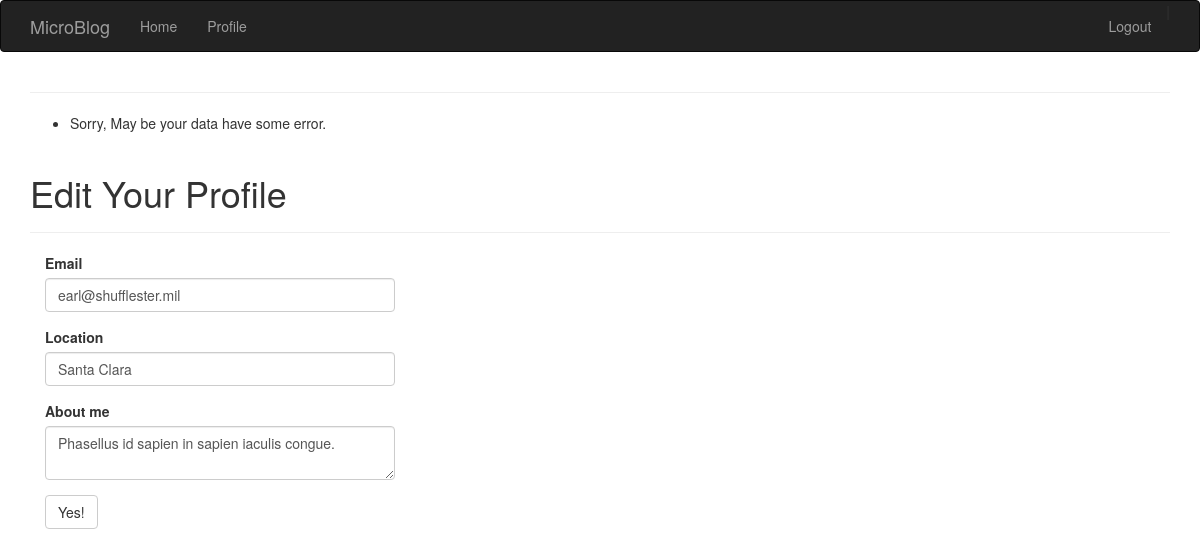
/edit-profile/1 (signed in), run on the app's committed database.
### app/models.py (models this page shows, shortened)
class User(db.Model):
    id = db.Column(db.Integer, primary_key = True)
    name = db.Column(db.String(64), index = True, unique = True)
    email = db.Column(db.String(120), index = True, unique = True)
    role_id = db.Column(db.Integer, db.ForeignKey('role.id'))
    password_hash = db.Column(db.String(128))
    posts = db.relationship('Post', backref = 'author', lazy = 'dynamic')
    location = db.Column(db.String(64))
    about_me = db.Column(db.String(140))
    member_since = db.Column(db.DateTime(), default=datetime.now)
    last_seen = db.Column(db.DateTime(), default=datetime.now)
    avatar_hash = db.Column(db.String(32))
    @property
    def password(self):
        raise AttributeError('password is not a readable attribute')

### app/views.py (the view)
@app.route('/edit-profile/<int:user_id>', methods=['GET','POST'])
@login_required
def edit_profile(user_id):
    user = User.query.filter(User.id == user_id).first()
    if not user:
        flash('The user is not exist!')
        return redirect(url_for('edit_profile',user_id = current_user.id))
    if user_id != current_user.id:
        flash('Sorry, you can only edit your own profile!', 'error')
        return redirect(url_for('edit_profile',user_id = current_user.id))
    form = EditProfileForm()
    if form.validate_on_submit():
        user.email = form.email.data
        user.avatar_hash= hashlib.md5(
            form.email.data.encode('utf-8')).hexdigest()
        user.location = form.location.data
        user.about_me = form.about_me.data
        try:
            db.session.add(user)
            db.session.commit()
        except:
            flash("Database error!")
            return redirect(url_for("user", user_id=user_id))
        flash("Your profile has been update!")
    else:
        flash("Sorry, May be your data have some error.")
    form.email.data = user.email
    form.location.data = user.location
    form.about_me.data = user.about_me
    return render_template('edit_profile.html',
                            form = form)

### app/forms.py (shortened to what this page needs)
class EditProfileForm(FlaskForm):
    email = StringField('Email', validators = [
        Email(), Required(), Length(max=120)])
    location = StringField('Location', validators = [Length(0, 64)])
    about_me = TextAreaField('About me', validators=[
        Required(), Length(max=140)])
    submit = SubmitField('Yes!')

### app/views.py (called while the page is built)
@lm.user_loader
def load_user(user_id):
    return User.query.get(int(user_id))

### app/templates/edit_profile.html (shortened to what this page needs)
{% extends "base.html" %}
{% import "bootstrap/wtf.html" as wtf %}
{% block page_content %}
<div class="page-header">
    <h1>Edit Your Profile</h1>
</div>
<div class="col-md-4">
    {{ wtf.quick_form(form) }}
</div>
{% endblock %}

### data on the page
User: email "earl@shufflester.mil", location "Santa Clara", about_me "Phasellus id sapien in sapien iaculis congue."

### other printed values
{{ message }} "Sorry, May be your data have some error."
